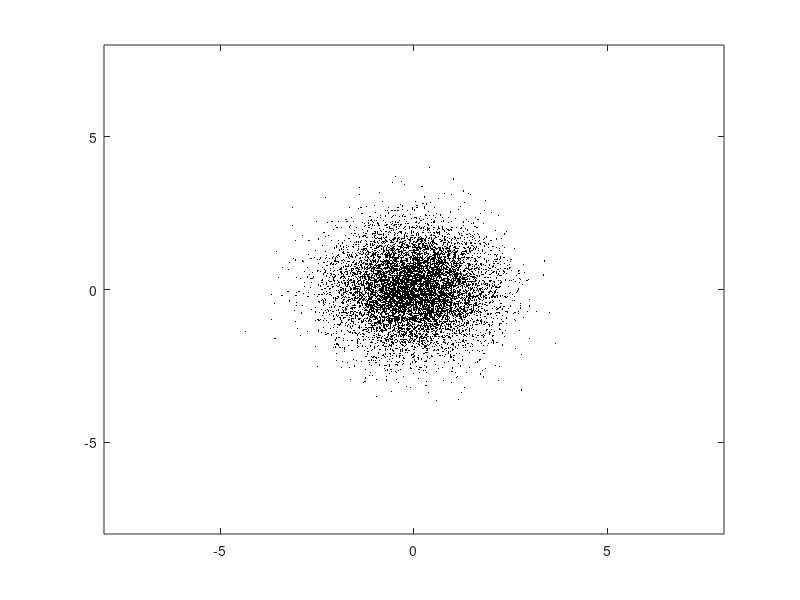
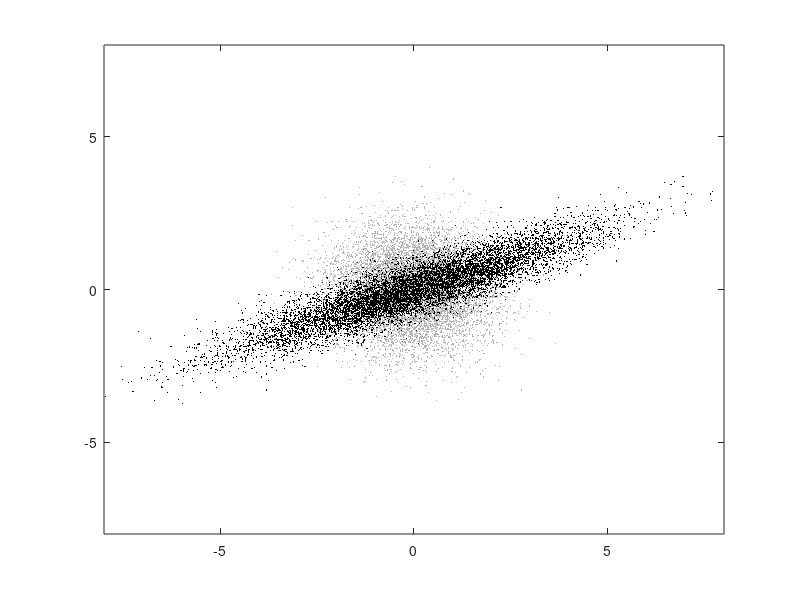
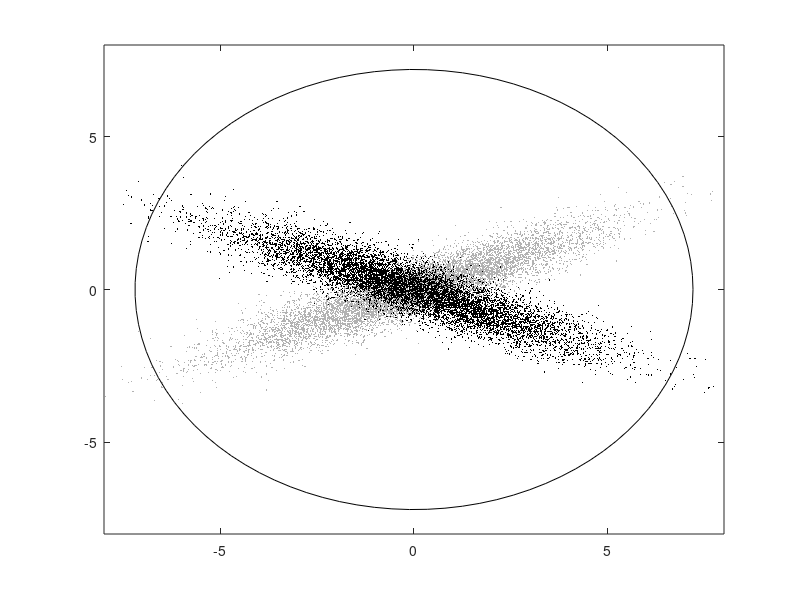
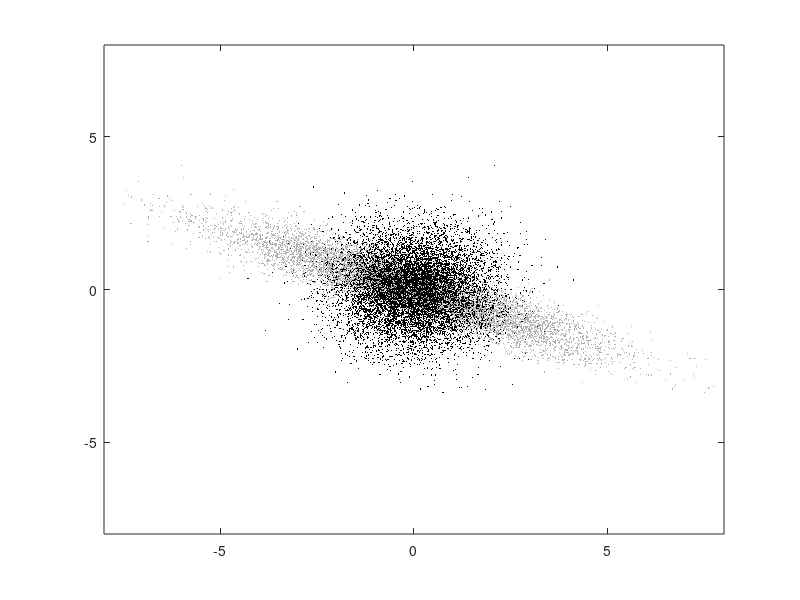

MATLAB code for these plots, in order:
%% Make some sample phase space plots
%
% Dave Reens, 5/8/19, for thesis

gc = .7;
figs = [];

%% initial
figs(end+1) = figure('Position',[0 300 300 300]);
N = 1e4;
x = randn(N,1);
v = randn(N,1);
plot(x,v,'k.','MarkerSize',1)
L = 8;
xlim([-L L])
ylim([-L L])


%% free flight
figs(end+1) = figure('Position',[300 300 300 300]);
t = 2;
plot(x,v,'k.','MarkerSize',1,'Color',ones(1,3)*gc)
hold on
plot(x+v*t,v,'k.','MarkerSize',1)
xlim([-L L])
ylim([-L L])


%% hexapole action
figs(end+1) = figure('Position',[0 0 300 300]);
plot(x+v*t,v,'k.','MarkerSize',1,'Color',ones(1,3)*gc)
hold on

th = .25*pi;

% do a rotation. first go polar.
xx = x+v*t;
a = atan2(v,xx);
r = sqrt(v.^2+xx.^2);
a = a - th;
xxx = r.*cos(a);
vv = r.*sin(a);

plot(xxx,vv,'k.','MarkerSize',1)
xlim([-L L])
ylim([-L L])

% show the circle.
th = linspace(0,2*pi,100);
hold on
plot(L*.9*cos(th),L*.9*sin(th),'k-')

%% free flight again
figs(end+1) = figure('Position',[300 0 300 300]);
plot(xxx,vv,'k.','MarkerSize',1,'Color',ones(1,3)*gc)
hold on

t=2;
plot(xxx+vv*t,vv,'k.','MarkerSize',1)
xlim([-L L])
ylim([-L L])
